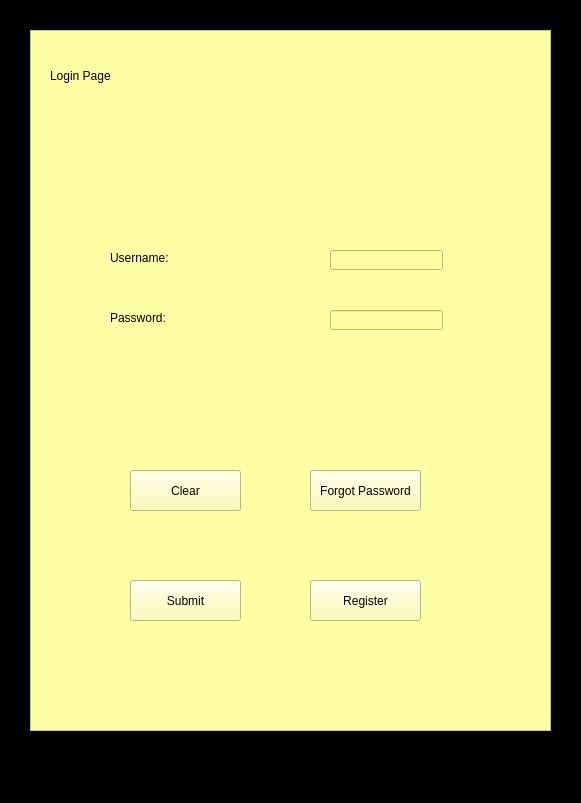
<?xml version="1.0" encoding="UTF-8"?>
<ui version="4.0">
 <class>loginPage</class>
 <widget class="QMainWindow" name="loginPage">
  <property name="geometry">
   <rect>
    <x>0</x>
    <y>0</y>
    <width>581</width>
    <height>803</height>
   </rect>
  </property>
  <property name="windowTitle">
   <string>MainWindow</string>
  </property>
  <property name="styleSheet">
   <string notr="true">background-color: rgb(0, 0, 0);</string>
  </property>
  <widget class="QWidget" name="centralwidget">
   <widget class="QFrame" name="frame">
    <property name="geometry">
     <rect>
      <x>30</x>
      <y>30</y>
      <width>521</width>
      <height>701</height>
     </rect>
    </property>
    <property name="styleSheet">
     <string notr="true">background-color: rgb(255, 255, 166);</string>
    </property>
    <property name="frameShape">
     <enum>QFrame::StyledPanel</enum>
    </property>
    <property name="frameShadow">
     <enum>QFrame::Plain</enum>
    </property>
    <widget class="QLabel" name="lblusername">
     <property name="geometry">
      <rect>
       <x>80</x>
       <y>220</y>
       <width>151</width>
       <height>16</height>
      </rect>
     </property>
     <property name="styleSheet">
      <string notr="true">font: 75 17pt &quot;MS Serif&quot;;</string>
     </property>
     <property name="text">
      <string>Username:</string>
     </property>
    </widget>
    <widget class="QLineEdit" name="txtusername">
     <property name="geometry">
      <rect>
       <x>300</x>
       <y>220</y>
       <width>113</width>
       <height>20</height>
      </rect>
     </property>
    </widget>
    <widget class="QLineEdit" name="txtpassword">
     <property name="geometry">
      <rect>
       <x>300</x>
       <y>280</y>
       <width>113</width>
       <height>20</height>
      </rect>
     </property>
     <property name="text">
      <string/>
     </property>
     <property name="echoMode">
      <enum>QLineEdit::Password</enum>
     </property>
    </widget>
    <widget class="QPushButton" name="btnclear">
     <property name="geometry">
      <rect>
       <x>100</x>
       <y>440</y>
       <width>111</width>
       <height>41</height>
      </rect>
     </property>
     <property name="text">
      <string>Clear</string>
     </property>
    </widget>
    <widget class="QLabel" name="lblpassword">
     <property name="geometry">
      <rect>
       <x>80</x>
       <y>280</y>
       <width>151</width>
       <height>16</height>
      </rect>
     </property>
     <property name="styleSheet">
      <string notr="true">font: 75 17pt &quot;MS Serif&quot;;</string>
     </property>
     <property name="text">
      <string>Password:</string>
     </property>
    </widget>
    <widget class="QPushButton" name="btnsubmit">
     <property name="geometry">
      <rect>
       <x>100</x>
       <y>550</y>
       <width>111</width>
       <height>41</height>
      </rect>
     </property>
     <property name="text">
      <string>Submit</string>
     </property>
    </widget>
    <widget class="QPushButton" name="btnforgotPassword">
     <property name="geometry">
      <rect>
       <x>280</x>
       <y>440</y>
       <width>111</width>
       <height>41</height>
      </rect>
     </property>
     <property name="text">
      <string>Forgot Password</string>
     </property>
    </widget>
    <widget class="QPushButton" name="btnregister">
     <property name="geometry">
      <rect>
       <x>280</x>
       <y>550</y>
       <width>111</width>
       <height>41</height>
      </rect>
     </property>
     <property name="text">
      <string>Register</string>
     </property>
    </widget>
    <widget class="QLabel" name="lbltitle">
     <property name="geometry">
      <rect>
       <x>20</x>
       <y>10</y>
       <width>261</width>
       <height>71</height>
      </rect>
     </property>
     <property name="styleSheet">
      <string notr="true">font: 75 48pt &quot;Rockwell Condensed&quot;;</string>
     </property>
     <property name="text">
      <string>Login Page</string>
     </property>
    </widget>
    <widget class="QLabel" name="lbllogo">
     <property name="geometry">
      <rect>
       <x>360</x>
       <y>10</y>
       <width>151</width>
       <height>171</height>
      </rect>
     </property>
     <property name="text">
      <string/>
     </property>
     <property name="pixmap">
      <pixmap>Images/Logo.png</pixmap>
     </property>
     <property name="scaledContents">
      <bool>true</bool>
     </property>
    </widget>
   </widget>
  </widget>
  <widget class="QMenuBar" name="menubar">
   <property name="geometry">
    <rect>
     <x>0</x>
     <y>0</y>
     <width>581</width>
     <height>21</height>
    </rect>
   </property>
  </widget>
  <widget class="QStatusBar" name="statusbar"/>
 </widget>
 <resources/>
 <connections/>
</ui>
